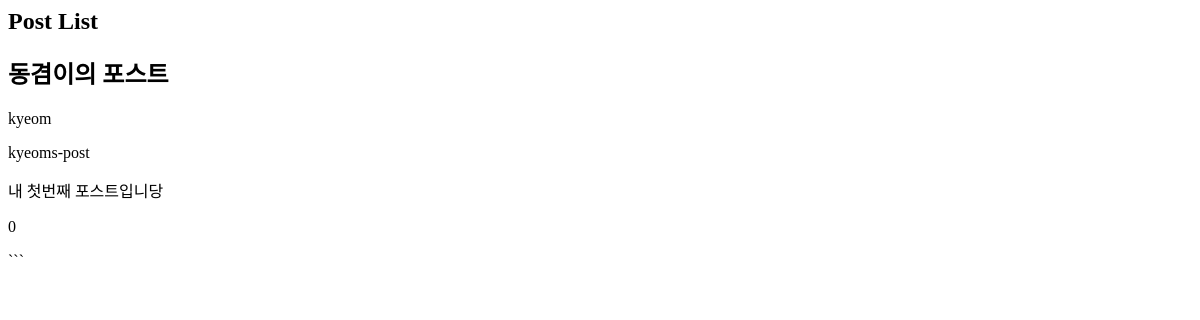
The app's page /instagram/, older data.
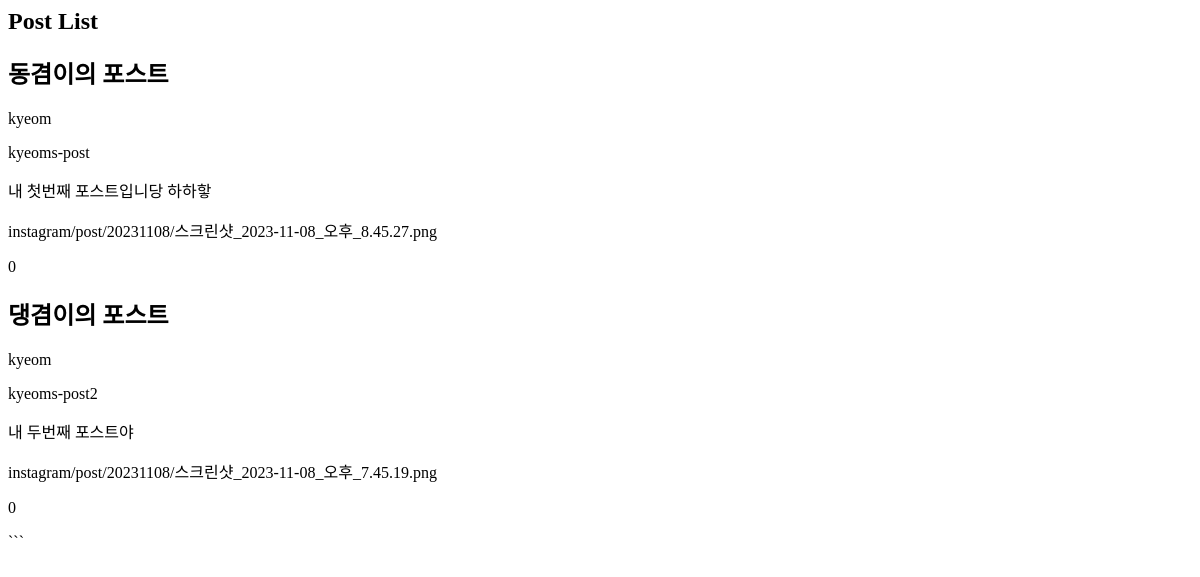
The same page, newer data.
### instagram/models.py (models this page shows, shortened)
class Post(models.Model):
    author = models.ForeignKey(settings.AUTH_USER_MODEL, on_delete=models.CASCADE) #Post는 settings.AUTH_USER_MODEL과 1대다 관계. 즉 한 명의 유저는 여러개의 포스팅을 작성할 수 있음
    title = models.CharField(max_length=100, db_index=True) #db_index=True는 db에 인덱스를 만들어줌
    slug = models.SlugField(allow_unicode=True, db_index=True) #slug는 url의 일부분. 한글을 사용할 수 있게 allow_unicode=True
    desc = models.TextField(blank=True) #blank=True는 빈칸을 허용한다는 뜻
    image= models.ImageField(blank=True, upload_to='instagram/post/%Y%m%d') #blank=True는 빈칸을 허용한다는 뜻
    comment_count= models.PositiveIntegerField(default=0) #PositiveIntegerField는 양수만 허용한다는 뜻
    tag_set = models.ManyToManyField('Tag', blank=True) #ManyToMany는 다대다 관계를 의미함. Tag는 아래에 정의되어 있음
    is_publish = models.BooleanField(default=False) #BooleanField는 True/False만 허용한다는 뜻
    created_at = models.DateTimeField(auto_now_add=True) #auto_now_add=True는 생성시간을 자동으로 넣어줌
    updated_at = models.DateTimeField(auto_now=True) #auto_now=True는 수정시간을 d자동으로 넣어줌
    is_public = models.BooleanField(default=False)
    def desc_length(self):
        return len(self.desc)
    desc_length.short_description = "글자수"

### instagram/views.py (the view)
# urls.py: path('',views.post_list, name='post_list'),
def post_list(request):
    qs=Post.objects.all()
    return render(request, 'instagram/post_list.html',{
        'post_list':qs,
    })

### instagram/templates/instagram/post_list.html
<h2>Post List</h2>
{% for post in post_list %}
    <h2>{{ post.title }}</h2>
    <p>{{ post.author }}</p>
    <p>{{ post.slug }}</p>
    <p>{{ post.desc }}</p>
    <p>{{ post.image }}</p>
    <p>{{ post.comment_count }}</p>
{% endfor %}
```

Row changes from the older to the newer data that the page shows:
changed Post "동겸이의 포스트": desc "내 첫번째 포스트입니당" → "내 첫번째 포스트입니당 하하핳"; image (not shown) → "instagram/post/20231108/스크린샷_2023-11-08_오후_8.45.27.png"
added Post: title "댕겸이의 포스트", author "kyeom", slug "kyeoms-post2", desc "내 두번째 포스트야", image "instagram/post/20231108/스크린샷_2023-11-08_오후_7.45.19.png", comment_count "0"
